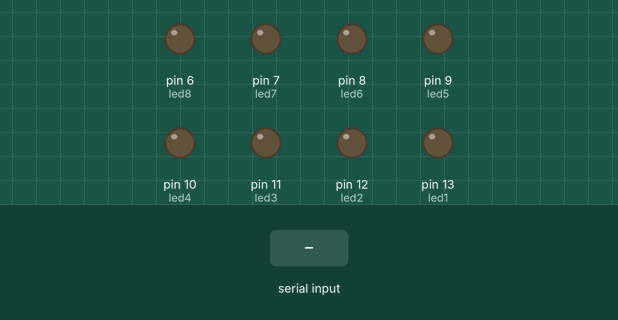
This sketch was run on a simulated Arduino Uno, built with avr-gcc and run on an emulated ATmega328P. Parts: output pins drawn as LEDs (lit = HIGH). Inputs (shaded band) come from the test bench. What the sketch prints to the serial monitor is not drawn.

Above: at 1.2 s.
1.3 s: "90,45\n" received over Serial
At 1.7 s:
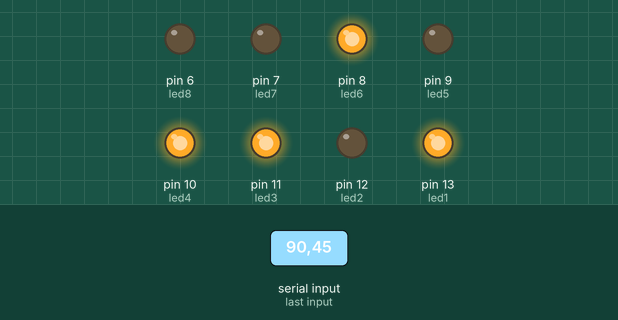
3.8 s: "30,150\n" received over Serial
At 4.6 s:
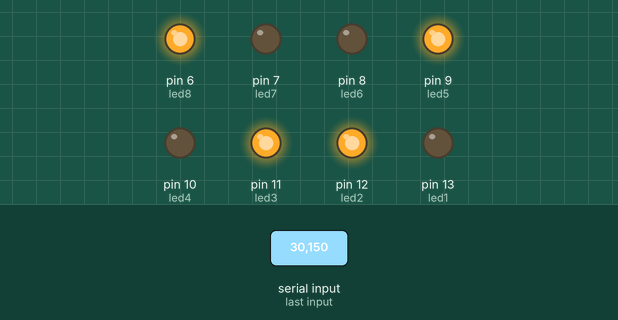
6.3 s: "5\n" received over Serial
At 6.6 s:
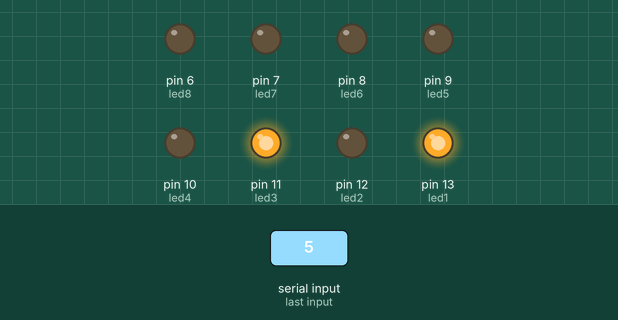
8.8 s: "200\n" received over Serial
At 9.6 s:
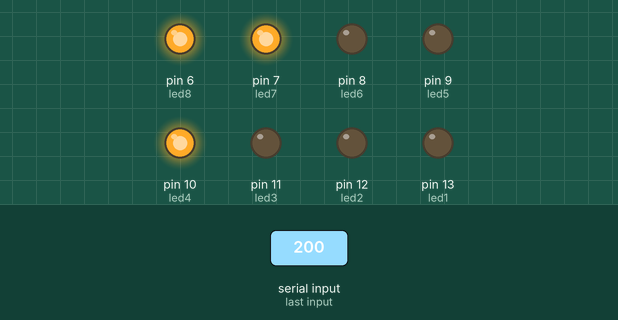
Timing chart, 0 to 11.8 s (numbered marks = the images above; inputs shaded):
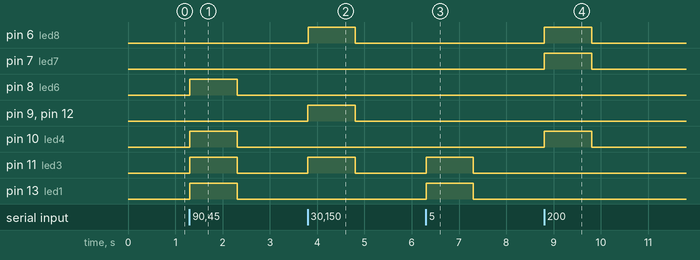

Measured:
- after the input at 1.3 s, pin 8 (led6), pin 10 (led4), pin 11 (led3), pin 13 (led1): LOW → HIGH at once, → LOW 1.0 s later
- after the input at 3.8 s, pin 6 (led8), pin 9 (led5), pin 11 (led3), pin 12 (led2): LOW → HIGH at once, → LOW 1.0 s later
- after the input at 6.3 s, pin 11 (led3), pin 13 (led1): LOW → HIGH at once, → LOW 1.0 s later
- after the input at 8.8 s, pin 6 (led8), pin 7 (led7), pin 10 (led4): LOW → HIGH at once, → LOW 1.0 s later

The sketch:

exp2binary.ino
```cpp
int led1 = 13;
int led2 = 12;
int led3 = 11;
int led4 = 10;
int led5 = 9;
int led6 = 8;
int led7 = 7;
int led8 = 6;
int conds = 0;
void setup()
{
  pinMode(led1, OUTPUT); //1
  pinMode(led2, OUTPUT);  //2
  pinMode(led3, OUTPUT);  //4
  pinMode(led4, OUTPUT);  //8
  pinMode(led5, OUTPUT);  //16
  pinMode(led6, OUTPUT);  //32
  pinMode(led7, OUTPUT);  //64
  pinMode(led8, OUTPUT);  //128
  Serial.begin(9600);
}

void loop() {
  while(Serial.available() == 0){}
  conds = Serial.parseInt();
  Serial.println(conds);

  if( conds > 0 && conds <= 255) {
    digitalWrite(led1, (conds & B00000001));
    digitalWrite(led2, (conds & B00000010));
    digitalWrite(led3, (conds & B00000100));
    digitalWrite(led4, (conds & B00001000));
    digitalWrite(led5, (conds & B00010000));
    digitalWrite(led6, (conds & B00100000));
    digitalWrite(led7, (conds & B01000000));
    digitalWrite(led8, (conds & B10000000));
  }
  else{
    digitalWrite(led1, LOW);
    digitalWrite(led2, LOW);
    digitalWrite(led3, LOW);
    digitalWrite(led4, LOW);
    digitalWrite(led5, LOW);
    digitalWrite(led6, LOW);
    digitalWrite(led7, LOW);
    digitalWrite(led8, LOW);
    delay(500);
  }
 Serial.print("Input Decimal Number: ");
}
```
